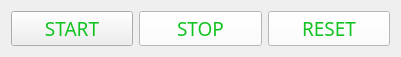
   <widget class="QWidget" name="">
    <property name="geometry">
     <rect>
      <x>0</x>
      <y>290</y>
      <width>401</width>
      <height>41</height>
     </rect>
    </property>
    <layout class="QHBoxLayout" name="horizontalLayout">
     <item>
      <widget class="QPushButton" name="startButton">
       <property name="palette">
        <palette>
         <active>
          <colorrole role="WindowText">
           <brush brushstyle="SolidPattern">
            <color alpha="255">
             <red>19</red>
             <green>195</green>
             <blue>33</blue>
            </color>
           </brush>
          </colorrole>
          <colorrole role="Text">
           <brush brushstyle="SolidPattern">
            <color alpha="255">
             <red>19</red>
             <green>195</green>
             <blue>33</blue>
            </color>
           </brush>
          </colorrole>
          <colorrole role="ButtonText">
           <brush brushstyle="SolidPattern">
            <color alpha="255">
             <red>19</red>
             <green>195</green>
             <blue>33</blue>
            </color>
           </brush>
          </colorrole>
          <colorrole role="PlaceholderText">
           <brush brushstyle="SolidPattern">
            <color alpha="128">
             <red>255</red>
             <green>255</green>
             <blue>255</blue>
            </color>
           </brush>
          </colorrole>
         </active>
         <inactive>
          <colorrole role="WindowText">
           <brush brushstyle="SolidPattern">
            <color alpha="255">
             <red>19</red>
             <green>195</green>
             <blue>33</blue>
            </color>
           </brush>
          </colorrole>
          <colorrole role="Text">
           <brush brushstyle="SolidPattern">
            <color alpha="255">
             <red>19</red>
             <green>195</green>
             <blue>33</blue>
            </color>
           </brush>
          </colorrole>
          <colorrole role="ButtonText">
           <brush brushstyle="SolidPattern">
            <color alpha="255">
             <red>19</red>
             <green>195</green>
             <blue>33</blue>
            </color>
           </brush>
          </colorrole>
          <colorrole role="PlaceholderText">
           <brush brushstyle="SolidPattern">
            <color alpha="128">
             <red>255</red>
             <green>255</green>
             <blue>255</blue>
            </color>
           </brush>
          </colorrole>
         </inactive>
         <disabled>
          <colorrole role="WindowText">
           <brush brushstyle="SolidPattern">
            <color alpha="255">
             <red>255</red>
             <green>255</green>
             <blue>255</blue>
            </color>
           </brush>
          </colorrole>
          <colorrole role="Text">
           <brush brushstyle="SolidPattern">
            <color alpha="255">
             <red>255</red>
             <green>255</green>
             <blue>255</blue>
            </color>
           </brush>
          </colorrole>
          <colorrole role="ButtonText">
           <brush brushstyle="SolidPattern">
            <color alpha="255">
             <red>255</red>
             <green>255</green>
             <blue>255</blue>
            </color>
           </brush>
          </colorrole>
          <colorrole role="PlaceholderText">
           <brush brushstyle="SolidPattern">
            <color alpha="128">
             <red>255</red>
             <green>255</green>
             <blue>255</blue>
            </color>
           </brush>
          </colorrole>
         </disabled>
        </palette>
       </property>
       <property name="font">
        <font>
         <family>Papyrus</family>
         <pointsize>14</pointsize>
         <kerning>true</kerning>
        </font>
       </property>
       <property name="text">
        <string>START</string>
       </property>
      </widget>
     </item>
     <item>
      <widget class="QPushButton" name="stopButton">
       <property name="palette">
        <palette>
         <active>
          <colorrole role="WindowText">
           <brush brushstyle="SolidPattern">
            <color alpha="255">
             <red>255</red>
             <green>255</green>
             <blue>255</blue>
            </color>
           </brush>
          </colorrole>
          <colorrole role="Button">
           <brush brushstyle="SolidPattern">
            <color alpha="255">
             <red>255</red>
             <green>255</green>
             <blue>255</blue>
            </color>
           </brush>
          </colorrole>
          <colorrole role="Light">
           <brush brushstyle="SolidPattern">
            <color alpha="255">
             <red>255</red>
             <green>255</green>
             <blue>255</blue>
            </color>
           </brush>
          </colorrole>
          <colorrole role="Midlight">
           <brush brushstyle="SolidPattern">
            <color alpha="255">
             <red>255</red>
             <green>255</green>
             <blue>255</blue>
            </color>
           </brush>
          </colorrole>
          <colorrole role="Dark">
           <brush brushstyle="SolidPattern">
            <color alpha="255">
             <red>255</red>
             <green>255</green>
             <blue>255</blue>
            </color>
           </brush>
          </colorrole>
          <colorrole role="Mid">
           <brush brushstyle="SolidPattern">
            <color alpha="255">
             <red>255</red>
             <green>255</green>
             <blue>255</blue>
            </color>
           </brush>
          </colorrole>
          <colorrole role="Text">
           <brush brushstyle="SolidPattern">
            <color alpha="255">
             <red>19</red>
             <green>195</green>
             <blue>33</blue>
            </color>
           </brush>
          </colorrole>
          <colorrole role="BrightText">
           <brush brushstyle="SolidPattern">
            <color alpha="255">
             <red>255</red>
             <green>255</green>
             <blue>255</blue>
            </color>
           </brush>
          </colorrole>
          <colorrole role="ButtonText">
           <brush brushstyle="SolidPattern">
            <color alpha="255">
             <red>19</red>
             <green>195</green>
             <blue>33</blue>
            </color>
           </brush>
          </colorrole>
          <colorrole role="Base">
           <brush brushstyle="SolidPattern">
            <color alpha="255">
             <red>255</red>
             <green>255</green>
             <blue>255</blue>
            </color>
           </brush>
          </colorrole>
          <colorrole role="Window">
           <brush brushstyle="SolidPattern">
            <color alpha="255">
             <red>255</red>
             <green>255</green>
             <blue>255</blue>
            </color>
           </brush>
          </colorrole>
          <colorrole role="Shadow">
           <brush brushstyle="SolidPattern">
            <color alpha="255">
             <red>255</red>
             <green>255</green>
             <blue>255</blue>
            </color>
           </brush>
          </colorrole>
          <colorrole role="AlternateBase">
           <brush brushstyle="SolidPattern">
            <color alpha="255">
             <red>255</red>
             <green>170</green>
             <blue>191</blue>
            </color>
           </brush>
          </colorrole>
          <colorrole role="ToolTipBase">
           <brush brushstyle="SolidPattern">
            <color alpha="255">
             <red>255</red>
             <green>255</green>
             <blue>220</blue>
            </color>
           </brush>
          </colorrole>
          <colorrole role="ToolTipText">
           <brush brushstyle="SolidPattern">
            <color alpha="255">
             <red>255</red>
             <green>255</green>
             <blue>255</blue>
            </color>
           </brush>
          </colorrole>
          <colorrole role="PlaceholderText">
           <brush brushstyle="SolidPattern">
            <color alpha="128">
             <red>0</red>
             <green>0</green>
             <blue>0</blue>
            </color>
           </brush>
          </colorrole>
         </active>
         <inactive>
          <colorrole role="WindowText">
           <brush brushstyle="SolidPattern">
            <color alpha="255">
             <red>255</red>
             <green>255</green>
             <blue>255</blue>
            </color>
           </brush>
          </colorrole>
          <colorrole role="Button">
           <brush brushstyle="SolidPattern">
            <color alpha="255">
             <red>255</red>
             <green>255</green>
             <blue>255</blue>
            </color>
           </brush>
          </colorrole>
          <colorrole role="Light">
           <brush brushstyle="SolidPattern">
            <color alpha="255">
             <red>255</red>
             <green>255</green>
             <blue>255</blue>
            </color>
           </brush>
          </colorrole>
          <colorrole role="Midlight">
           <brush brushstyle="SolidPattern">
            <color alpha="255">
             <red>255</red>
             <green>255</green>
             <blue>255</blue>
            </color>
           </brush>
          </colorrole>
          <colorrole role="Dark">
           <brush brushstyle="SolidPattern">
            <color alpha="255">
             <red>255</red>
             <green>255</green>
             <blue>255</blue>
            </color>
           </brush>
          </colorrole>
          <colorrole role="Mid">
           <brush brushstyle="SolidPattern">
            <color alpha="255">
             <red>255</red>
             <green>255</green>
             <blue>255</blue>
            </color>
           </brush>
          </colorrole>
          <colorrole role="Text">
           <brush brushstyle="SolidPattern">
            <color alpha="255">
             <red>19</red>
             <green>195</green>
             <blue>33</blue>
            </color>
           </brush>
          </colorrole>
          <colorrole role="BrightText">
           <brush brushstyle="SolidPattern">
            <color alpha="255">
             <red>255</red>
             <green>255</green>
             <blue>255</blue>
            </color>
           </brush>
          </colorrole>
          <colorrole role="ButtonText">
           <brush brushstyle="SolidPattern">
            <color alpha="255">
             <red>19</red>
             <green>195</green>
             <blue>33</blue>
            </color>
           </brush>
          </colorrole>
          <colorrole role="Base">
           <brush brushstyle="SolidPattern">
            <color alpha="255">
             <red>255</red>
             <green>255</green>
             <blue>255</blue>
            </color>
           </brush>
          </colorrole>
          <colorrole role="Window">
           <brush brushstyle="SolidPattern">
            <color alpha="255">
             <red>255</red>
             <green>255</green>
             <blue>255</blue>
            </color>
           </brush>
          </colorrole>
          <colorrole role="Shadow">
           <brush brushstyle="SolidPattern">
            <color alpha="255">
             <red>255</red>
             <green>255</green>
             <blue>255</blue>
            </color>
           </brush>
          </colorrole>
          <colorrole role="AlternateBase">
           <brush brushstyle="SolidPattern">
            <color alpha="255">
             <red>255</red>
             <green>170</green>
             <blue>191</blue>
            </color>
           </brush>
          </colorrole>
          <colorrole role="ToolTipBase">
           <brush brushstyle="SolidPattern">
            <color alpha="255">
             <red>255</red>
             <green>255</green>
             <blue>220</blue>
            </color>
           </brush>
          </colorrole>
          <colorrole role="ToolTipText">
           <brush brushstyle="SolidPattern">
            <color alpha="255">
             <red>255</red>
             <green>255</green>
             <blue>255</blue>
            </color>
           </brush>
          </colorrole>
          <colorrole role="PlaceholderText">
           <brush brushstyle="SolidPattern">
            <color alpha="128">
             <red>0</red>
             <green>0</green>
             <blue>0</blue>
            </color>
           </brush>
          </colorrole>
         </inactive>
         <disabled>
          <colorrole role="WindowText">
           <brush brushstyle="SolidPattern">
            <color alpha="255">
             <red>255</red>
             <green>255</green>
             <blue>255</blue>
            </color>
           </brush>
          </colorrole>
          <colorrole role="Button">
           <brush brushstyle="SolidPattern">
            <color alpha="255">
             <red>255</red>
             <green>255</green>
             <blue>255</blue>
            </color>
           </brush>
          </colorrole>
          <colorrole role="Light">
           <brush brushstyle="SolidPattern">
            <color alpha="255">
             <red>255</red>
             <green>255</green>
             <blue>255</blue>
            </color>
           </brush>
          </colorrole>
          <colorrole role="Midlight">
           <brush brushstyle="SolidPattern">
            <color alpha="255">
             <red>255</red>
             <green>255</green>
             <blue>255</blue>
            </color>
           </brush>
          </colorrole>
          <colorrole role="Dark">
           <brush brushstyle="SolidPattern">
            <color alpha="255">
             <red>255</red>
             <green>255</green>
             <blue>255</blue>
            </color>
           </brush>
          </colorrole>
          <colorrole role="Mid">
           <brush brushstyle="SolidPattern">
            <color alpha="255">
             <red>255</red>
             <green>255</green>
             <blue>255</blue>
            </color>
           </brush>
          </colorrole>
          <colorrole role="Text">
           <brush brushstyle="SolidPattern">
            <color alpha="255">
             <red>255</red>
             <green>255</green>
             <blue>255</blue>
            </color>
           </brush>
          </colorrole>
          <colorrole role="BrightText">
           <brush brushstyle="SolidPattern">
            <color alpha="255">
             <red>255</red>
             <green>255</green>
             <blue>255</blue>
            </color>
           </brush>
          </colorrole>
          <colorrole role="ButtonText">
           <brush brushstyle="SolidPattern">
            <color alpha="255">
             <red>255</red>
             <green>255</green>
             <blue>255</blue>
            </color>
           </brush>
          </colorrole>
          <colorrole role="Base">
           <brush brushstyle="SolidPattern">
            <color alpha="255">
             <red>255</red>
             <green>255</green>
             <blue>255</blue>
            </color>
           </brush>
          </colorrole>
          <colorrole role="Window">
           <brush brushstyle="SolidPattern">
            <color alpha="255">
             <red>255</red>
             <green>255</green>
             <blue>255</blue>
            </color>
           </brush>
          </colorrole>
          <colorrole role="Shadow">
           <brush brushstyle="SolidPattern">
            <color alpha="255">
             <red>255</red>
             <green>255</green>
             <blue>255</blue>
            </color>
           </brush>
          </colorrole>
          <colorrole role="AlternateBase">
           <brush brushstyle="SolidPattern">
            <color alpha="255">
             <red>255</red>
             <green>85</green>
             <blue>127</blue>
            </color>
           </brush>
          </colorrole>
          <colorrole role="ToolTipBase">
           <brush brushstyle="SolidPattern">
            <color alpha="255">
             <red>255</red>
             <green>255</green>
             <blue>220</blue>
            </color>
           </brush>
          </colorrole>
          <colorrole role="ToolTipText">
           <brush brushstyle="SolidPattern">
            <color alpha="255">
             <red>255</red>
             <green>255</green>
             <blue>255</blue>
            </color>
           </brush>
          </colorrole>
          <colorrole role="PlaceholderText">
           <brush brushstyle="SolidPattern">
            <color alpha="128">
             <red>0</red>
             <green>0</green>
             <blue>0</blue>
            </color>
           </brush>
          </colorrole>
         </disabled>
        </palette>
       </property>
       <property name="font">
        <font>
         <family>Papyrus</family>
         <pointsize>14</pointsize>
         <kerning>true</kerning>
        </font>
       </property>
       <property name="text">
        <string>STOP</string>
       </property>
      </widget>
     </item>
     <item>
      <widget class="QPushButton" name="reset_button">
       <property name="palette">
        <palette>
         <active>
          <colorrole role="WindowText">
           <brush brushstyle="SolidPattern">
            <color alpha="255">
             <red>255</red>
             <green>255</green>
             <blue>255</blue>
            </color>
           </brush>
          </colorrole>
          <colorrole role="Button">
           <brush brushstyle="SolidPattern">
            <color alpha="255">
             <red>255</red>
             <green>255</green>
             <blue>255</blue>
            </color>
           </brush>
          </colorrole>
          <colorrole role="Light">
           <brush brushstyle="SolidPattern">
            <color alpha="255">
             <red>255</red>
             <green>255</green>
             <blue>255</blue>
            </color>
           </brush>
          </colorrole>
          <colorrole role="Midlight">
           <brush brushstyle="SolidPattern">
            <color alpha="255">
             <red>255</red>
             <green>255</green>
             <blue>255</blue>
            </color>
           </brush>
          </colorrole>
          <colorrole role="Dark">
           <brush brushstyle="SolidPattern">
            <color alpha="255">
             <red>255</red>
             <green>255</green>
             <blue>255</blue>
            </color>
           </brush>
          </colorrole>
          <colorrole role="Mid">
           <brush brushstyle="SolidPattern">
            <color alpha="255">
             <red>255</red>
             <green>255</green>
             <blue>255</blue>
            </color>
           </brush>
          </colorrole>
          <colorrole role="Text">
           <brush brushstyle="SolidPattern">
            <color alpha="255">
             <red>19</red>
             <green>195</green>
             <blue>33</blue>
            </color>
           </brush>
          </colorrole>
          <colorrole role="BrightText">
           <brush brushstyle="SolidPattern">
            <color alpha="255">
             <red>255</red>
             <green>255</green>
             <blue>255</blue>
            </color>
           </brush>
          </colorrole>
          <colorrole role="ButtonText">
           <brush brushstyle="SolidPattern">
            <color alpha="255">
             <red>19</red>
             <green>195</green>
             <blue>33</blue>
            </color>
           </brush>
          </colorrole>
          <colorrole role="Base">
           <brush brushstyle="SolidPattern">
            <color alpha="255">
             <red>255</red>
             <green>255</green>
             <blue>255</blue>
            </color>
           </brush>
          </colorrole>
          <colorrole role="Window">
           <brush brushstyle="SolidPattern">
            <color alpha="255">
             <red>255</red>
             <green>255</green>
             <blue>255</blue>
            </color>
           </brush>
          </colorrole>
          <colorrole role="Shadow">
           <brush brushstyle="SolidPattern">
            <color alpha="255">
             <red>255</red>
             <green>255</green>
             <blue>255</blue>
            </color>
           </brush>
          </colorrole>
          <colorrole role="AlternateBase">
           <brush brushstyle="SolidPattern">
            <color alpha="255">
             <red>255</red>
             <green>170</green>
             <blue>191</blue>
            </color>
           </brush>
          </colorrole>
          <colorrole role="ToolTipBase">
           <brush brushstyle="SolidPattern">
            <color alpha="255">
             <red>255</red>
             <green>255</green>
             <blue>220</blue>
            </color>
           </brush>
          </colorrole>
          <colorrole role="ToolTipText">
           <brush brushstyle="SolidPattern">
            <color alpha="255">
             <red>0</red>
             <green>0</green>
             <blue>0</blue>
            </color>
           </brush>
          </colorrole>
          <colorrole role="PlaceholderText">
           <brush brushstyle="SolidPattern">
            <color alpha="128">
             <red>0</red>
             <green>0</green>
             <blue>0</blue>
            </color>
           </brush>
          </colorrole>
         </active>
         <inactive>
          <colorrole role="WindowText">
           <brush brushstyle="SolidPattern">
            <color alpha="255">
             <red>255</red>
             <green>255</green>
             <blue>255</blue>
            </color>
           </brush>
          </colorrole>
          <colorrole role="Button">
           <brush brushstyle="SolidPattern">
            <color alpha="255">
             <red>255</red>
             <green>255</green>
             <blue>255</blue>
            </color>
           </brush>
          </colorrole>
          <colorrole role="Light">
           <brush brushstyle="SolidPattern">
            <color alpha="255">
             <red>255</red>
             <green>255</green>
             <blue>255</blue>
            </color>
           </brush>
          </colorrole>
          <colorrole role="Midlight">
           <brush brushstyle="SolidPattern">
            <color alpha="255">
             <red>255</red>
             <green>255</green>
             <blue>255</blue>
            </color>
           </brush>
          </colorrole>
          <colorrole role="Dark">
           <brush brushstyle="SolidPattern">
            <color alpha="255">
             <red>255</red>
             <green>255</green>
             <blue>255</blue>
            </color>
           </brush>
          </colorrole>
          <colorrole role="Mid">
           <brush brushstyle="SolidPattern">
            <color alpha="255">
             <red>255</red>
             <green>255</green>
             <blue>255</blue>
            </color>
           </brush>
          </colorrole>
          <colorrole role="Text">
           <brush brushstyle="SolidPattern">
            <color alpha="255">
             <red>19</red>
             <green>195</green>
             <blue>33</blue>
            </color>
           </brush>
          </colorrole>
          <colorrole role="BrightText">
           <brush brushstyle="SolidPattern">
            <color alpha="255">
             <red>255</red>
             <green>255</green>
             <blue>255</blue>
            </color>
           </brush>
          </colorrole>
          <colorrole role="ButtonText">
           <brush brushstyle="SolidPattern">
            <color alpha="255">
             <red>19</red>
             <green>195</green>
             <blue>33</blue>
            </color>
           </brush>
          </colorrole>
          <colorrole role="Base">
           <brush brushstyle="SolidPattern">
            <color alpha="255">
             <red>255</red>
             <green>255</green>
             <blue>255</blue>
            </color>
           </brush>
          </colorrole>
          <colorrole role="Window">
           <brush brushstyle="SolidPattern">
            <color alpha="255">
             <red>255</red>
             <green>255</green>
             <blue>255</blue>
            </color>
           </brush>
          </colorrole>
          <colorrole role="Shadow">
           <brush brushstyle="SolidPattern">
            <color alpha="255">
             <red>255</red>
             <green>255</green>
             <blue>255</blue>
            </color>
           </brush>
          </colorrole>
          <colorrole role="AlternateBase">
           <brush brushstyle="SolidPattern">
            <color alpha="255">
             <red>255</red>
             <green>170</green>
             <blue>191</blue>
            </color>
           </brush>
          </colorrole>
          <colorrole role="ToolTipBase">
           <brush brushstyle="SolidPattern">
            <color alpha="255">
             <red>255</red>
             <green>255</green>
             <blue>220</blue>
            </color>
           </brush>
          </colorrole>
          <colorrole role="ToolTipText">
           <brush brushstyle="SolidPattern">
            <color alpha="255">
             <red>0</red>
             <green>0</green>
             <blue>0</blue>
            </color>
           </brush>
          </colorrole>
          <colorrole role="PlaceholderText">
           <brush brushstyle="SolidPattern">
            <color alpha="128">
             <red>0</red>
             <green>0</green>
             <blue>0</blue>
            </color>
           </brush>
          </colorrole>
         </inactive>
         <disabled>
          <colorrole role="WindowText">
           <brush brushstyle="SolidPattern">
            <color alpha="255">
             <red>255</red>
             <green>255</green>
             <blue>255</blue>
            </color>
           </brush>
          </colorrole>
          <colorrole role="Button">
           <brush brushstyle="SolidPattern">
            <color alpha="255">
             <red>255</red>
             <green>255</green>
             <blue>255</blue>
            </color>
           </brush>
          </colorrole>
          <colorrole role="Light">
           <brush brushstyle="SolidPattern">
            <color alpha="255">
             <red>255</red>
             <green>255</green>
             <blue>255</blue>
            </color>
           </brush>
          </colorrole>
          <colorrole role="Midlight">
           <brush brushstyle="SolidPattern">
            <color alpha="255">
             <red>255</red>
             <green>255</green>
             <blue>255</blue>
            </color>
           </brush>
          </colorrole>
          <colorrole role="Dark">
           <brush brushstyle="SolidPattern">
            <color alpha="255">
             <red>255</red>
             <green>255</green>
             <blue>255</blue>
            </color>
           </brush>
          </colorrole>
          <colorrole role="Mid">
           <brush brushstyle="SolidPattern">
            <color alpha="255">
             <red>255</red>
             <green>255</green>
             <blue>255</blue>
            </color>
           </brush>
          </colorrole>
          <colorrole role="Text">
           <brush brushstyle="SolidPattern">
            <color alpha="255">
             <red>255</red>
             <green>255</green>
             <blue>255</blue>
            </color>
           </brush>
          </colorrole>
          <colorrole role="BrightText">
           <brush brushstyle="SolidPattern">
            <color alpha="255">
             <red>255</red>
             <green>255</green>
             <blue>255</blue>
            </color>
           </brush>
          </colorrole>
          <colorrole role="ButtonText">
           <brush brushstyle="SolidPattern">
            <color alpha="255">
             <red>255</red>
             <green>255</green>
             <blue>255</blue>
            </color>
           </brush>
          </colorrole>
          <colorrole role="Base">
           <brush brushstyle="SolidPattern">
            <color alpha="255">
             <red>255</red>
             <green>255</green>
             <blue>255</blue>
            </color>
           </brush>
          </colorrole>
          <colorrole role="Window">
           <brush brushstyle="SolidPattern">
            <color alpha="255">
             <red>255</red>
             <green>255</green>
             <blue>255</blue>
            </color>
           </brush>
          </colorrole>
          <colorrole role="Shadow">
           <brush brushstyle="SolidPattern">
            <color alpha="255">
             <red>255</red>
             <green>255</green>
             <blue>255</blue>
            </color>
           </brush>
          </colorrole>
          <colorrole role="AlternateBase">
           <brush brushstyle="SolidPattern">
            <color alpha="255">
             <red>255</red>
             <green>85</green>
             <blue>127</blue>
            </color>
           </brush>
          </colorrole>
          <colorrole role="ToolTipBase">
           <brush brushstyle="SolidPattern">
            <color alpha="255">
             <red>255</red>
             <green>255</green>
             <blue>220</blue>
            </color>
           </brush>
          </colorrole>
          <colorrole role="ToolTipText">
           <brush brushstyle="SolidPattern">
            <color alpha="255">
             <red>0</red>
             <green>0</green>
             <blue>0</blue>
            </color>
           </brush>
          </colorrole>
          <colorrole role="PlaceholderText">
           <brush brushstyle="SolidPattern">
            <color alpha="128">
             <red>0</red>
             <green>0</green>
             <blue>0</blue>
            </color>
           </brush>
          </colorrole>
         </disabled>
        </palette>
       </property>
       <property name="font">
        <font>
         <family>Papyrus</family>
         <pointsize>14</pointsize>
         <kerning>true</kerning>
        </font>
       </property>
       <property name="text">
        <string>RESET</string>
       </property>
      </widget>
     </item>
    </layout>
   </widget>
